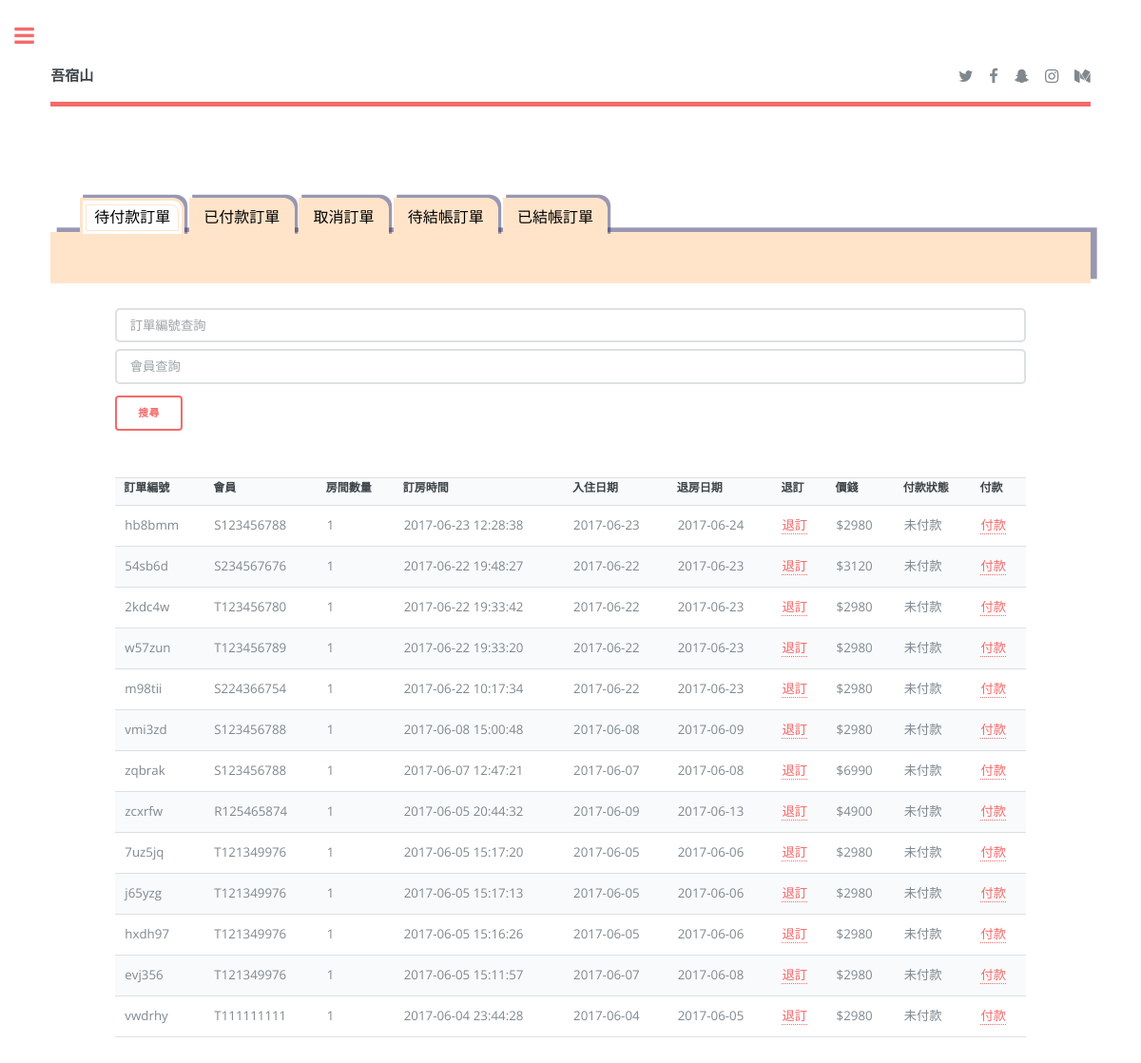
The app's page /index.php/employee/view_record (signed in) with its own data.
### tables this page shows
CREATE TABLE IF NOT EXISTS `room_record` (
  `rr_ID` int(11) NOT NULL AUTO_INCREMENT,
  `room_ID` int(11) NOT NULL,
  `rr_OrderNumber` varchar(10) NOT NULL,
  `rr_RoomNumber` varchar(10) NOT NULL,
  `inv_Num` int(11) DEFAULT NULL,
  `rr_DATE` datetime NOT NULL,
  `rr_Member` varchar(20) NOT NULL,
  `rr_RoomCount` varchar(10) NOT NULL,
  `rr_Checkin` date NOT NULL,
  `rr_Checkout` date NOT NULL,
  `rr_People` varchar(2) DEFAULT NULL,
  `rr_State` varchar(2) NOT NULL,
  `rr_VisaCheck` varchar(2) NOT NULL,
  `rr_finish` int(2) NOT NULL,
  PRIMARY KEY (`rr_ID`)
);

### application/controllers/Employee.php (called while the page is built, shortened)
<?php
class Employee extends CI_Controller {
        public function view_record()
        {
                $data['title'] = '-全部訂單';
                $this->load->helper('url');
                $this->load->view('templates/header_2', $data);
                $this->load->view('employee/view_record');
                $this->load->view('templates/manu');
                $this->load->view('templates/footer');
        }
}

### index.php (called while the page is built, shortened)
<?php
require_once BASEPATH.'core/CodeIgniter.php';

### application/views/employee/view_record.php (the view, shortened to what this page needs)
<div class="abgne_tab">
	<ul class="tabs">
		<li><a href="#tab1">待付款訂單</a></li>
		<li><a href="#tab2">已付款訂單</a></li>
		<li><a href="#tab3">取消訂單</a></li>
		<li><a href="#tab4">待結帳訂單</a></li>
		<li><a href="#tab5">已結帳訂單</a></li>
	</ul>
	<div class="tab_container">
		<div id="tab1" class="tab_content">
			<p>
				<?php
				if(isset($_SESSION["emp_identity"]))
				{
					@$num =$_POST['searchOrderNumber'];
					@$member=$_POST['searchMember'];
					if(@$_POST['searchOrderNumber'] != '' && @$_POST['searchMember'] != '')
					{
						echo "<form action='' method = 'POST'>
								<input type='search' name='searchOrderNumber' placeholder='訂單編號查詢' value='{$num}'/>
								<input type='search' name='searchMember' placeholder='會員查詢' value='{$member}'/>
								<input type='submit' name='search' value='搜尋'/>
						   </form>";
						$num = $_POST['searchOrderNumber'];
						$member = $_POST['searchMember'];
						$sql = "select *, SUM(rr_RoomCount) as RoomCount from room_record  where rr_State = '1'  and rr_VisaCheck ='0' and rr_OrderNumber='$num' and rr_Member = '$member' group by rr_OrderNumber order by rr_DATE desc";
						$result = mysql_query($sql);
					}
					else
					{
						echo "<form action='' method = 'POST'>
								<input type='search' name='searchOrderNumber' placeholder='訂單編號查詢' value=''/>
								<input type='search' name='searchMember' placeholder='會員查詢' value=''/>
								<input type='submit' name='search' value='搜尋'/>
						   </form>";
						echo "<br>";
					$sql = "select *, SUM(rr_RoomCount) as RoomCount from room_record  where rr_State = '1'  and rr_VisaCheck ='0' group by rr_OrderNumber order by rr_DATE desc";
					$result = mysql_query($sql);
					}
					echo "<table border = '1'>";
					echo "<tr>";
					echo "<th>訂單編號</th>";
					echo "<th>會員</th>";
					echo "<th>房間數量</th>";
					echo "<th>訂房時間</th>";
					echo "<th>入住日期</th>";
					echo "<th>退房日期</th>";
					echo "<th>退訂</th>";
					echo "<th>價錢</th>";
					echo "<th>付款狀態</th>";
					echo "<th>付款</th>";
					echo "</tr>";
					while($row = mysql_fetch_assoc($result))
					{
						if($row["rr_VisaCheck"] == 1){
							$paid = $row["rr_VisaCheck"];
							$paid = "已付款";
						}else{
							$paid = $row["rr_VisaCheck"];
							$paid = "未付款";
						}
						$sql_room = "select room_Price from room where room_ID = {$row['room_ID']}";
						$result_room = mysql_query($sql_room);
						$row_room = mysql_fetch_assoc($result_room);
						$totalPrice = $row["RoomCount"] * $row_room['room_Price'];
						echo "<td>";
						echo $row["rr_OrderNumber"];
						echo "</td>";
						echo "<td>";
						echo $row["rr_Member"];
						echo "</td>";
						echo "<td>";
						echo $row["RoomCount"];
						echo "</td>";
						echo "<td>";
						echo $row["rr_DATE"];
						echo "</td>";
						echo "<td>";
						echo $row["rr_Checkin"];
						echo "</td>";
						echo "<td>";
						echo $row["rr_Checkout"];
						echo "</td>";
						echo "<td>";
						echo "<a href='del_record?id={$row["rr_OrderNumber"]}'>退訂</a>";
						echo "</td>";
						echo "<td>";
						echo "$".$totalPrice;
						echo "</td>";
						echo "<td>";
						echo $paid;
						echo "</td>";
						echo "<td>";
						echo "<a href='pay?id={$row["rr_OrderNumber"]}'>付款</a>";
						echo "</td>";
					}
					echo "</table>";
				}
				else
				{
					echo "請先登入";
				}
				?>
			</p>
		</div>
	</div>
</div>

### records on screen
room_record: rr_OrderNumber "hb8bmm", rr_Member "S123456788", RoomCount "1", rr_DATE "2017-06-23 12:28:38", rr_Checkin "2017-06-23", rr_Checkout "2017-06-24", totalPrice "2980", rr_VisaCheck "未付款"
room_record: rr_OrderNumber "54sb6d", rr_Member "S234567676", RoomCount "1", rr_DATE "2017-06-22 19:48:27", rr_Checkin "2017-06-22", rr_Checkout "2017-06-23", totalPrice "3120", rr_VisaCheck "未付款"
room_record: rr_OrderNumber "2kdc4w", rr_Member "T123456780", RoomCount "1", rr_DATE "2017-06-22 19:33:42", rr_Checkin "2017-06-22", rr_Checkout "2017-06-23", totalPrice "2980", rr_VisaCheck "未付款"
room_record: rr_OrderNumber "w57zun", rr_Member "T123456789", RoomCount "1", rr_DATE "2017-06-22 19:33:20", rr_Checkin "2017-06-22", rr_Checkout "2017-06-23", totalPrice "2980", rr_VisaCheck "未付款"
room_record: rr_OrderNumber "m98tii", rr_Member "S224366754", RoomCount "1", rr_DATE "2017-06-22 10:17:34", rr_Checkin "2017-06-22", rr_Checkout "2017-06-23", totalPrice "2980", rr_VisaCheck "未付款"
room_record: rr_OrderNumber "vmi3zd", rr_Member "S123456788", RoomCount "1", rr_DATE "2017-06-08 15:00:48", rr_Checkin "2017-06-08", rr_Checkout "2017-06-09", totalPrice "2980", rr_VisaCheck "未付款"
room_record: rr_OrderNumber "zqbrak", rr_Member "S123456788", RoomCount "1", rr_DATE "2017-06-07 12:47:21", rr_Checkin "2017-06-07", rr_Checkout "2017-06-08", totalPrice "6990", rr_VisaCheck "未付款"
room_record: rr_OrderNumber "zcxrfw", rr_Member "R125465874", RoomCount "1", rr_DATE "2017-06-05 20:44:32", rr_Checkin "2017-06-09", rr_Checkout "2017-06-13", totalPrice "4900", rr_VisaCheck "未付款"
room_record: rr_OrderNumber "7uz5jq", rr_Member "T121349976", RoomCount "1", rr_DATE "2017-06-05 15:17:20", rr_Checkin "2017-06-05", rr_Checkout "2017-06-06", totalPrice "2980", rr_VisaCheck "未付款"
room_record: rr_OrderNumber "j65yzg", rr_Member "T121349976", RoomCount "1", rr_DATE "2017-06-05 15:17:13", rr_Checkin "2017-06-05", rr_Checkout "2017-06-06", totalPrice "2980", rr_VisaCheck "未付款"
room_record: rr_OrderNumber "hxdh97", rr_Member "T121349976", RoomCount "1", rr_DATE "2017-06-05 15:16:26", rr_Checkin "2017-06-05", rr_Checkout "2017-06-06", totalPrice "2980", rr_VisaCheck "未付款"
room_record: rr_OrderNumber "evj356", rr_Member "T121349976", RoomCount "1", rr_DATE "2017-06-05 15:11:57", rr_Checkin "2017-06-07", rr_Checkout "2017-06-08", totalPrice "2980", rr_VisaCheck "未付款"
room_record: rr_OrderNumber "vwdrhy", rr_Member "T111111111", RoomCount "1", rr_DATE "2017-06-04 23:44:28", rr_Checkin "2017-06-04", rr_Checkout "2017-06-05", totalPrice "2980", rr_VisaCheck "未付款"
